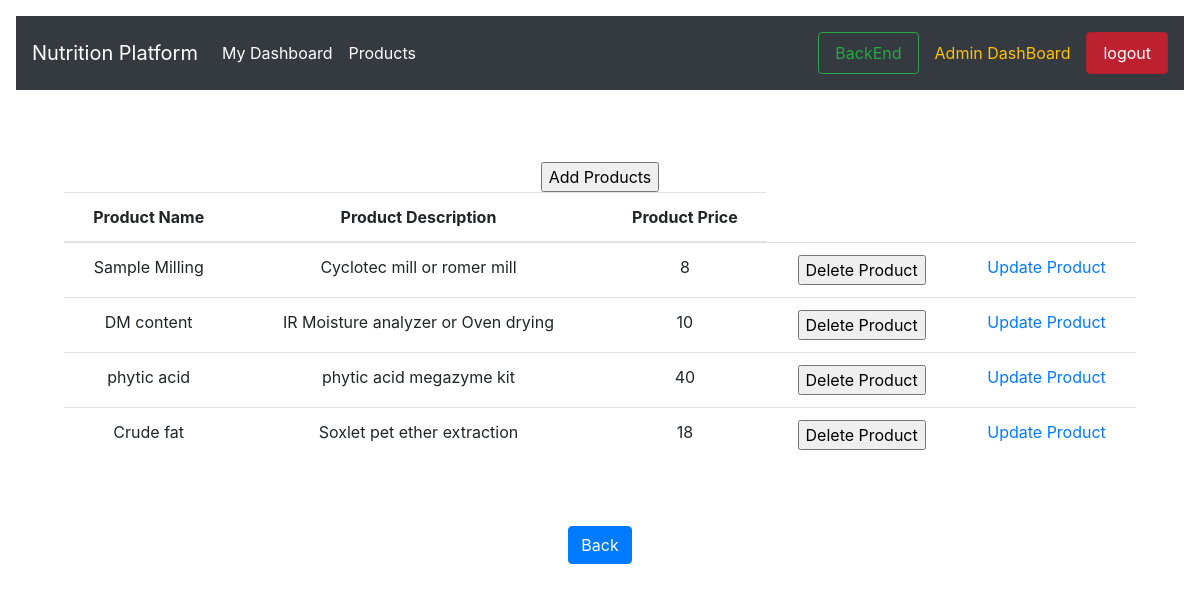
The app's page /accounts/show-product-details (signed in) with its own data.
### accounts/models.py (models this page shows)
class AddProductModel(models.Model):
    product_category = models.CharField(max_length=200, choices=CATEGORIES, default='OtherAnalysis')
    product_name = models.CharField(max_length=200, choices=Analysis_Types)
    product_description = models.CharField(max_length=100)
    product_price = models.IntegerField()

### accounts/views.py (the view)
# urls.py: path('show-product-details', views.showProductDetails, name='show-product-details'),
@login_required
def showProductDetails(request):
    dests = AddProductModel.objects.all()
    return render(request, 'show-product-details.html', {'dests': dests})

### accounts/templates/show-product-details.html (shortened to what this page needs)
{% extends 'dash.html' %}
{% load static %}
{% block body %}
<div class="m-md-5">
        <form action="add" method="POST">
            <input type="submit" value="Add Products">
        </form>
        <table class="table">
            <thead>
            <tr>
                <th>Product Name</th>
                <th>Product Description</th>
                <th>Product Price</th>
            </tr>
            </thead>
            <tbody>
            {% for dest in dests %}
            <tr>
                <td>{{ dest.product_name }}<br></td>
                <td>{{ dest.product_description }}</td>
                <td>{{ dest.product_price }}</td>
                <td>
                    <form action="delete/{{ dest.id }}" method="POST">
                        <input type="submit" value="Delete Product">
                    </form>
                </td>
                <td>
                    <a href="{% url 'update' dest.id %}">Update Product</a>
                </td>
            </tr>
            {% endfor %}
            </tbody>
        </table>
        <br>
        <br>
        <a class="btn btn-primary" href="{% url 'admin-dashboard' %}">Back</a>
        </div>
        {% endblock %}

### records on screen
AddProductModel: product_name "Sample Milling", product_description "Cyclotec mill or romer mill", product_price "8"
AddProductModel: product_name "DM content", product_description "IR Moisture analyzer or Oven drying", product_price "10"
AddProductModel: product_name "phytic acid", product_description "phytic acid megazyme kit", product_price "40"
AddProductModel: product_name "Crude fat", product_description "Soxlet pet ether extraction", product_price "18"
